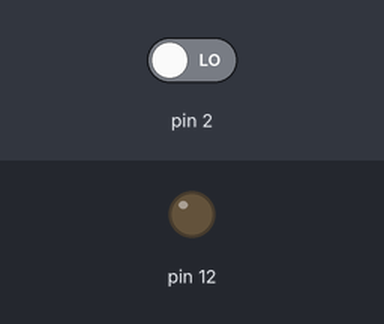
Recording of a sketch running on a simulated Arduino Uno, built with avr-gcc and run on an emulated ATmega328P. On the bench: output pins drawn as LEDs (lit = HIGH). The inputs (shaded band) are chosen by the test bench; at power-on: pin 2 LOW.

Above: at 1.2 s.
1.3 s: pin 2 driven HIGH
At 1.9 s:
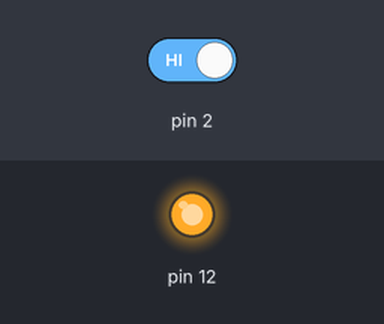
2.8 s: pin 2 driven LOW
At 4.2 s:
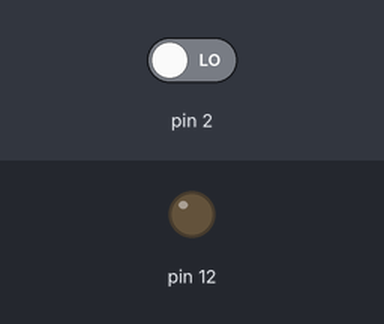
Timing chart, 0 to 5.8 s (numbered marks = the images above; inputs shaded):
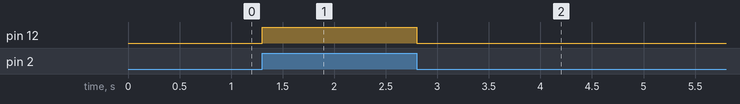

The sketch:

Push_Button_Interface.ino
```cpp
void setup()
{
  DDRB |= (1<<DDB4);
  DDRD &= (~(1<<DDD2));
}

void loop()
{
  if(PIND & (1<<PIND2))
  {
    PORTB |= (1<<PB4);
  }
  else
  {
    PORTB &= (~(1<<PB4));
  }
}
```

Measured:
- after the input at 1.3 s, pin 12: LOW → HIGH at once
- after the input at 2.8 s, pin 12: HIGH → LOW at once
